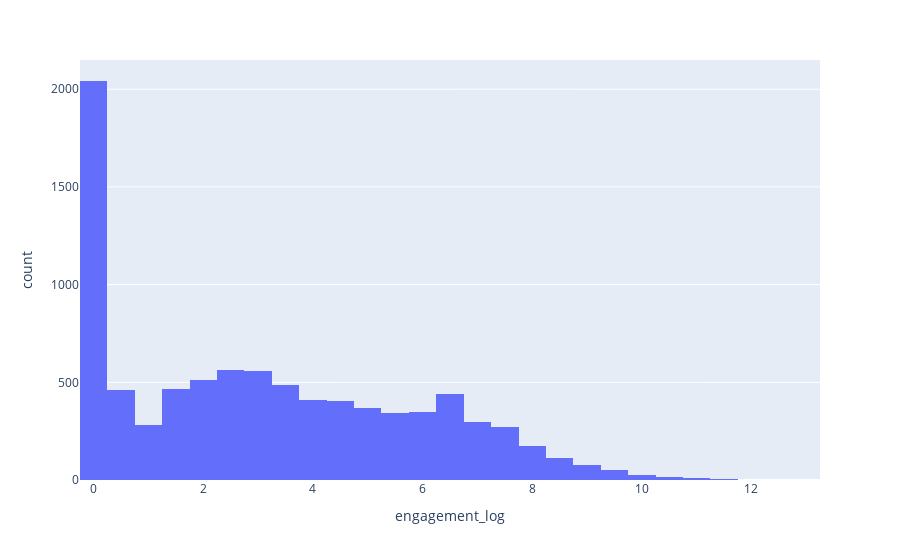

This figure's notebook cell:
### Code cell
fig = px.histogram(df, x='engagement_log', nbins=50)
fig.show()

### Figure 1 — Plotly figure (JSON) as saved in the notebook; plotly's stock layout.template omitted (floating-point values rounded to 4 significant figures; data arrays with more than 128 entries replaced by an {"elided": "..."} marker saying what was removed)
{"data": [{"alignmentgroup": "True", "bingroup": "x", "hovertemplate": "engagement_log=%{x}<br>count=%{y}<extra></extra>", "legendgroup": "", "marker": {"color": "#636efa", "pattern": {"shape": ""}}, "name": "", "nbinsx": 50, "offsetgroup": "", "orientation": "v", "showlegend": false, "type": "histogram", "x": {"elided": "8720 float values"}, "xaxis": "x", "yaxis": "y"}], "layout": {"barmode": "relative", "legend": {"tracegroupgap": 0}, "margin": {"t": 60}, "xaxis": {"anchor": "y", "domain": [0, 1], "title": {"text": "engagement_log"}}, "yaxis": {"anchor": "x", "domain": [0, 1], "title": {"text": "count"}}}}
